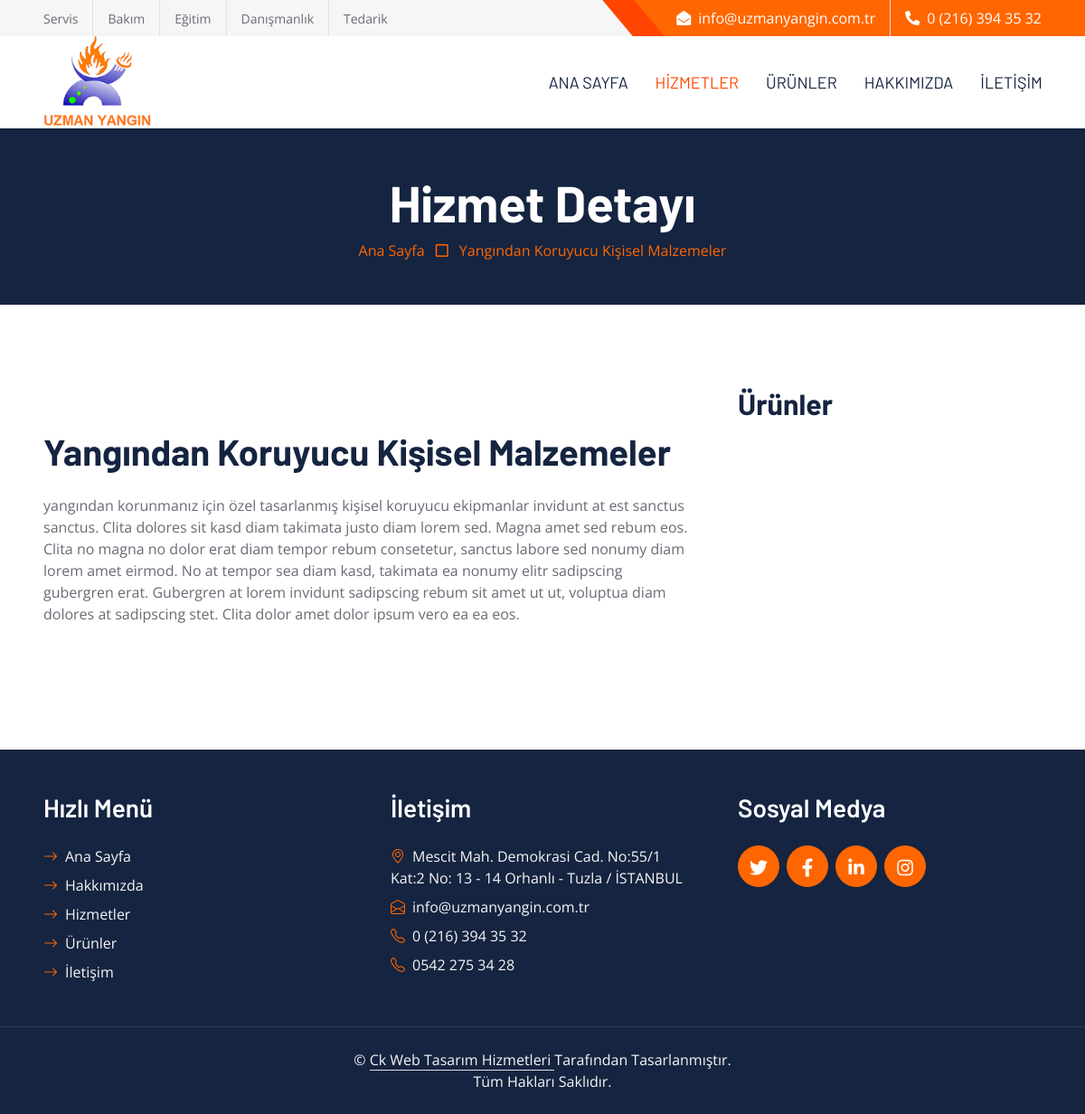
Screenshot of /hizmetler/yangindan-koruyucu-kisisel-malzemeler/ with the database file from the repository.
### services/models.py (models this page shows, shortened)
class Services(models.Model):
    title =models.CharField(max_length=150)
    image = models.ImageField(upload_to='services/services')
    category = models.ForeignKey(Category, on_delete=models.CASCADE, null=True)
    description = models.TextField()
    descriptiondetail = RichTextUploadingField()
    is_home = models.BooleanField(verbose_name='Ana Sayfada Gösterilsin Mi?')
    date = models.DateField(auto_now=True)
    slug = models.SlugField ()

### services/views.py (the view)
# urls.py: path('hizmetler/<slug:slug>/', views.Service_Detail_View, name='service_detail'),
def Service_Detail_View(request, slug):
    service = Services.objects.get(slug=slug)
    products = Product.objects.filter(category__slug=slug)
    context = {
        'service' : service,
        'products' : products
    }
    return render(request, 'services/service_detail.html', context)

### templates/services/service_detail.html (shortened to what this page needs)
{% extends 'base.html' %}
{% load static %}
{% block content %}
  <div class="container-fluid bg-dark p-5">
    <div class="row">
        <div class="col-12 text-center">
            <h1 class="display-4 text-white">Hizmet Detayı</h1>
            <a href="">Ana Sayfa</a>
            <i class="far fa-square text-primary px-2"></i>
            <a href="">{{service.title|title}}</a>
        </div>
    </div>
</div>
 <div class="container-fluid py-6 px-5">
    <div class="row g-5">
        <div class="col-lg-8">
            <div class="mb-5">
                <h1 class="mb-4">{{service.title|title}}</h1>
                 {{service.description}}
                    invidunt at est sanctus sanctus. Clita dolores sit kasd diam takimata justo diam
                    lorem sed. Magna amet sed rebum eos. Clita no magna no dolor erat diam tempor
                    rebum consetetur, sanctus labore sed nonumy diam lorem amet eirmod. No at tempor
                    sea diam kasd, takimata ea nonumy elitr sadipscing gubergren erat. Gubergren at
                    lorem invidunt sadipscing rebum sit amet ut ut, voluptua diam dolores at
                    sadipscing stet. Clita dolor amet dolor ipsum vero ea ea eos.</p>
            </div>
        </div>
        <div class="col-lg-4">
            <div class="mb-5">
                <h2 class="mb-4">Ürünler</h2>
            </div>
        </div>
    </div>
</div>
{% endblock content %}

### static/css/style.css (style rules this page uses)
:root { --primary: #ff4500; --secondary: #F6F6F6; --light: #FFFFFF; --dark: #152440; }
h1, h2, .font-weight-bold { font-weight: 700 !important; }
.py-6 { padding-top: 90px; padding-bottom: 90px; }

### rows the page displays
Services: title "Yangından Koruyucu Kişisel Malzemeler", description "yangından korunmanız için özel tasarlanmış kişisel koruyucu ekipmanlar"
